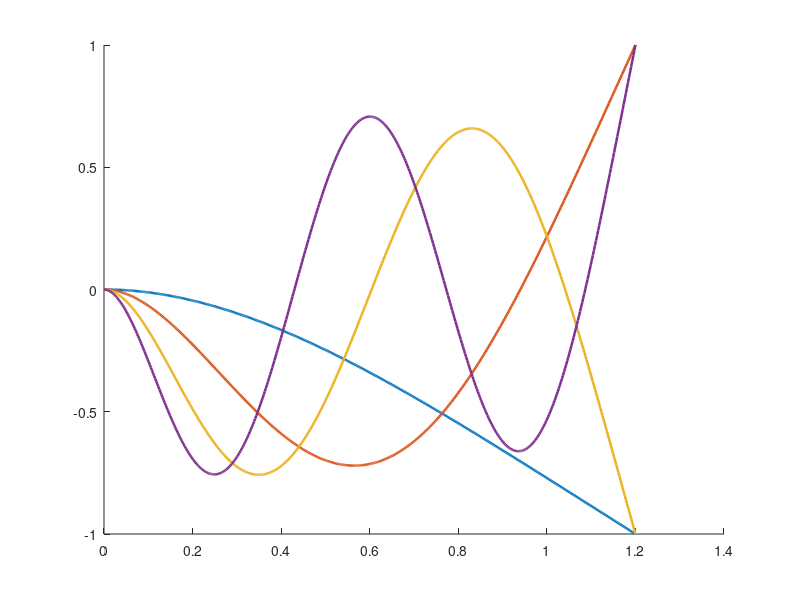

This figure's MATLAB source: (Note: this script raises an error after producing the figure.)
clearvars 
close all
clc
%% Known parameters 
L = 1.2 ;    %[m]
b = 0.04 ;   %[m]
h = 0.008 ;  %[m]
rho = 2700 ; %[kg/m^3]
E = 68*1e9 ; %[N/m^2]
%% Finding firsts naturals frequencies of H (roots of function)
m = rho*b*h ;    %[kg/m]
J = (b*h^3)/12 ; %[m^4]
EJ = E*J ;      %[N*m^2]
gamma = @(w) (m*w^2/EJ)^0.25;
H = @(w)[ 1                0                1                0             ;
    0                1                0                1             ;
    -cos(gamma(w)*L) -sin(gamma(w)*L) cosh(gamma(w)*L) sinh(gamma(w)*L) ; 
    sin(gamma(w)*L) -cos(gamma(w)*L) sinh(gamma(w)*L) cosh(gamma(w)*L) ; ] ;
detH = @(w) det(H(w)) ;
w_sample = linspace(0, 1000, 5000);
detH_val = arrayfun(detH, w_sample);
% Balayage pour localiser les changements de signe
index = find(detH_val(1:end-1).*detH_val(2:end) < 0);  
nat_puls = zeros(numel(index),1);
for k = 1:numel(index)
    nat_puls(k) = fzero(detH, [w_sample(index(k)), w_sample(index(k)+1)]);
end
nat_freq = nat_puls/(2*pi) ;
%% Mode shapes - shapes functions
Nmode = 4 ;
x_grid = linspace(0, L,500);
figure; hold on
for i = 1:Nmode
    wi  = nat_puls(i)  ;
    gi  = gamma(wi) ; 
    Hi = H(wi) ; 
    z  = [-Hi(1:3,1:3) \ Hi(1:3,4) ; 1] ;  %normalized with last const.
    modeShape = z(1)*cos(gi*x_grid) + z(2)*sin(gi*x_grid) + z(3)*cosh(gi*x_grid) + z(4)*sinh(gi*x_grid) ;
    normalized_mode =  modeShape / max(abs(modeShape));
    plot(x_grid,normalized_mode,'LineWidth',1.8,'DisplayName',sprintf('Mode %d : f = %.2f Hz',i,nat_freq(i)));
end
% Labels and plot appearance
yline(0, '--', 'HandleVisibility', 'off');   
xlabel('Beam position x [m]');
ylabel('Normalized displacement \Phi_i(x)');
title('First 4 Mode Shapes of the Cantilever Beam');
legend('Location', 'best');
hold off;
%% FRF 

xk = L ;                            %[m] - Position of force applied
xj = [0.2; 0.4; 0.5; 0.8; 1; 1.2] ; %[m] - avoiding mode shapes nodes   
ksi = 0.01*ones(1,Nmode) ;          % damping of 1%
wn = nat_puls ;                     % Vector of 4 natural frequencies
gam= (m*wn.^2/EJ).^0.25 ;           % Vector of 4 gamma values associated to w_i
BC  = -(cos(gam*L) + cosh(gam*L)) ./ (sin(gam*L) + sinh(gam*L));                       % Boundary constant values and
Phi = @(x,i) cos(gam(i)*x) - cosh(gam(i)*x) + BC(i)*(sin(gam(i)*x) - sinh(gam(i)*x));  % analytical solution
mi = zeros(1,Nmode);                % modal mass of mode 4 1st modes              
for i = 1:Nmode 
    mi(i) = trapz(x_grid, m*Phi(x_grid,i).^2);
end 
function G = frf(xj, xk, w_samp , Phi, mi, ksi, wn, Nmode)
G = zeros(numel(xj), numel(w_samp));                                    % M rows of FRF 
for i = 1:Nmode                                                         % by N columns of evaluating points for plot,
    num = Phi(xj, i) .* Phi(xk, i) / mi(i) ; 
    den = -w_samp.^2 + 1i*2*ksi(i)*wn(i)*w_samp + wn(i)^2;
    G = G + (num ./ den);
end
end
G_exp = frf(xj, xk, w_sample, Phi, mi, ksi, wn, Nmode);

figure; grid on    
subplot(2,1,1)            
semilogy(w_sample/(2*pi), abs(G_exp(1,:)), ...
    w_sample/(2*pi), abs(G_exp(3,:)), ...
    w_sample/(2*pi), abs(G_exp(end,:)), 'LineWidth', 1.2) ; 
ylabel('|G_{jk}| [m/N]');
legend('x_j = 0.2 m', 'x_j = 0.4 m', 'x_j = 1.2 m (colocated with xk)', 'Location', 'best');
title('FRF - Loaded at the end : x_k = L');

subplot(2,1,2)            
plot(w_sample/(2*pi), unwrap(angle(G_exp(1,:))), ...
    w_sample/(2*pi), unwrap(angle(G_exp(3,:))), ...
    w_sample/(2*pi), unwrap(angle(G_exp(end,:))), 'LineWidth', 1.2); 
xlabel('Frequency [Hz]'); ylabel('[rad]');


%% Experimental part : identification des 4 premiers modes (n = 1)

% Data preparation
% G_exp est nFRF x M frequences -> prendre .' pour avoir M pulsations x nFRF FRF (frf colonne par colonne)
nFRF = size(G_exp, 1);                 % Nombre de FRF

%% Structure du vecteur des inconnues (identique pour chaque mode)
ind = zeros(5, nFRF);              % indices de chaque bloc dans sol
for ii = 1:5
    ind(ii,:) = 2 + ii + (nFRF-1)*(ii-1) + (0:(nFRF-1));
end
nX = 2 + 5*nFRF;

options = optimoptions('lsqnonlin', 'Algorithm', 'levenberg-marquardt');

sol_list     = zeros(nX, Nmode);     % colonne k = parametres identifies du mode k
idx_fit_cell = cell(1, Nmode);       % indices de la bande de fitting du mode k
w_fit_cell   = cell(1, Nmode);       % pulsations de la bande du mode k
G_fit_cell   = cell(1, Nmode);       % FRF identifiee sur la bande (S_k x nFRF)
err_rel      = zeros(1, Nmode);      % erreur relative FRF dans la bande

for k = 1:Nmode
    % Bande de fitting autour du mode k (+/- 20 %, sans toucher w = 0 a cause de R_L/w^2)
    w_target = nat_puls(k);
    w_min = max(0.8*w_target, w_sample(2));
    w_max = min(1.2*w_target, w_sample(end));
    idx_fit = find(w_sample >= w_min & w_sample <= w_max);
    w_fit   = w_sample(idx_fit);            % vecteur colonne
    FRF_exp = G_exp(:, idx_fit).';          % sous-matrice PSEUDO EXP (S x nFRF)
    idx_fit_cell{k} = idx_fit;
    w_fit_cell{k}   = w_fit;

    % Numerical FRF + fonction d'erreur (chainage du cours)
    FRF_num = @(x) compute_FRF_num(x, w_fit, nFRF, ind);
    fun1   = @(x) FRF_num(x);
    fun2   = @(x) fun1(x) - FRF_exp ;
    err_re = @(x) real(fun2(x));
    err_im = @(x) imag(fun2(x));
    err    = @(x) [err_re(x); err_im(x)];

    % Initial guess : w_i et xi_i au pic, A_r au pic de chaque FRF, residus nuls
    w0  = w_target;
    xi0 = 0.01 ;
    A0  = max(abs(FRF_exp)) * (2*xi0*w0^2);   % 1 x nFRF
    X0  = [xi0, w0, A0, zeros(1, 4*nFRF)];    % 2 + 5*nFRF elements

    % minimization : les nFRF FRF sont ajustees simultanement
    sol = lsqnonlin(@(x) err(x), X0, [], [], options) ;
    sol_list(:,k) = sol;
    G_fit_cell{k} = FRF_num(sol);             % fit uniquement sur la bande w_fit
    err_rel(k)    = norm(fun2(sol),'fro') / norm(FRF_exp,'fro');
end

% Parametres identifies
xi_id  = sol_list(1,:);                        % 1 x Nmode
w_id   = sol_list(2,:);
f_id   = w_id/(2*pi);                          % Hz
A_id   = sol_list(ind(1,:), :);                % nFRF x Nmode : colonne k = deformee du mode k
% A_j ~ Phi(xj)*Phi(L)/m_i : le signe de Phi(L) alterne d'un mode a l'autre
s_tip  = sign(Phi(L, 1:Nmode));                % 1 x Nmode
Phi_id = A_id .* s_tip ./ max(abs(A_id), [], 1);   % deformees normalisees, signe aligne

%% Item 4 : qualite de l'identification - FRF exp sur tout le domaine, les 4 fits sur leur bande
ph_exp = unwrap(angle(G_exp), [], 2);          % phase deroulee sur tout le domaine (nFRF x M)
cmap   = lines(Nmode);

figure('Name', 'Identification - FRF experimentale vs identifiee'); grid on
subplot(2,1,1); hold on
for r = 1:nFRF
    if r == 1
        semilogy(w_sample/(2*pi), abs(G_exp(r,:)), 'b-', 'LineWidth', 0.8, 'DisplayName', 'G_{jk}^{EXP} (domaine complet)');
    else
        semilogy(w_sample/(2*pi), abs(G_exp(r,:)), 'b-', 'LineWidth', 0.8, 'HandleVisibility', 'off');
    end
end
for k = 1:Nmode
    for r = 1:nFRF
        if r == 1
            semilogy(w_fit_cell{k}/(2*pi), abs(G_fit_cell{k}(:,r)), 'Color', cmap(k,:), 'LineWidth', 1.6, ...
                'DisplayName', sprintf('Fit mode %d : %.2f Hz', k, f_id(k)));
        else
            semilogy(w_fit_cell{k}/(2*pi), abs(G_fit_cell{k}(:,r)), 'Color', cmap(k,:), 'LineWidth', 1.6, 'HandleVisibility', 'off');
        end
    end
end
ylabel('|G_{jk}| [m/N]');
title('FRF (x_k = L) : experimentales sur tout le domaine, fits sur leur bande');
legend('Location', 'best'); grid on

subplot(2,1,2); hold on
for r = 1:nFRF
    if r == 1
        plot(w_sample/(2*pi), ph_exp(r,:), 'b-', 'LineWidth', 0.8, 'DisplayName', 'G_{jk}^{EXP} (domaine complet)');
    else
        plot(w_sample/(2*pi), ph_exp(r,:), 'b-', 'LineWidth', 0.8, 'HandleVisibility', 'off');
    end
end
for k = 1:Nmode
    for r = 1:nFRF
        ph_fit = unwrap(angle(G_fit_cell{k}(:,r)));
        ph_fit = ph_fit + (ph_exp(r, idx_fit_cell{k}(1)) - ph_fit(1));   % recalage de la phase
        if r == 1
            plot(w_fit_cell{k}/(2*pi), ph_fit, 'Color', cmap(k,:), 'LineWidth', 1.6, ...
                'DisplayName', sprintf('Fit mode %d : %.2f Hz', k, f_id(k)));
        else
            plot(w_fit_cell{k}/(2*pi), ph_fit, 'Color', cmap(k,:), 'LineWidth', 1.6, 'HandleVisibility', 'off');
        end
    end
end
xlabel('Frequency [Hz]'); ylabel('Phase [rad]'); legend('Location', 'best'); grid on

%% Item 5 : comparaison des deformees - 4 figures (theorique vs identifiee)
for k = 1:Nmode
    phi_th = Phi(x_grid, k) / max(abs(Phi(x_grid, k)));
    figure('Name', sprintf('Mode shape - mode %d', k));
    plot(x_grid, phi_th, 'b-', 'LineWidth', 1.8, 'DisplayName', 'Modele (theorique)');
    hold on
    plot(xj, Phi_id(:,k), 'ro', 'MarkerSize', 8, 'LineWidth', 1.8, 'DisplayName', 'Identifie');
    xlabel('Beam length [m]'); ylabel(sprintf('Mode shape \\Phi_%d(x)', k));
    title(sprintf('Mode %d : f_{id} = %.2f Hz, \\xi_{id} = %.3f %%', k, f_id(k), 100*xi_id(k)));
    legend; grid on
end

%% Item 5 : tableau comparatif simule vs identifie
fprintf('\nTableau comparatif : parametres simules vs identifies\n');
fprintf('Mode |  f_sim [Hz]  |   f_id [Hz]  |  err f [%%] | xi_sim |   xi_id   | err xi [%%] |  err Phi\n');
fprintf('-----+--------------+--------------+------------+--------+-----------+------------+----------\n');
for k = 1:Nmode
    phi_th_xj = Phi(xj, k) / max(abs(Phi(xj, k)));
    err_phi   = norm(Phi_id(:,k) - phi_th_xj) / norm(phi_th_xj);
    fprintf('%4d | %12.4f | %12.4f | %9.4f | %6.4f | %9.5f | %9.4f | %.2e\n', ...
        k, nat_freq(k), f_id(k), 100*abs(f_id(k)-nat_freq(k))/nat_freq(k), ...
        ksi(k), xi_id(k), 100*abs(xi_id(k)-ksi(k))/ksi(k), err_phi);
end
fprintf('Erreur relative FRF dans chaque bande : '); fprintf('%.2e ', err_rel); fprintf('\n');

%  Fonction : modele FRF a un mode + residus complexes


function G_num = compute_FRF_num(x, w_s, nFRF, ind)
xi_i = x(1);
w_i  = x(2);
A    = x(ind(1,:));                          
RL   = x(ind(2,:)) + 1i * x(ind(3,:));        
RH   = x(ind(4,:)) + 1i * x(ind(5,:));       

S = numel(w_s);
G_num = zeros(S, nFRF);
den = -w_s.^2 + 1i*2*xi_i*w_i*w_s + w_i^2;     % denominateur commun (S x 1)

for r = 1:nFRF
    G_num(:,r) = A(r)./den + RL(r)./w_s.^2 + RH(r);
end
end
